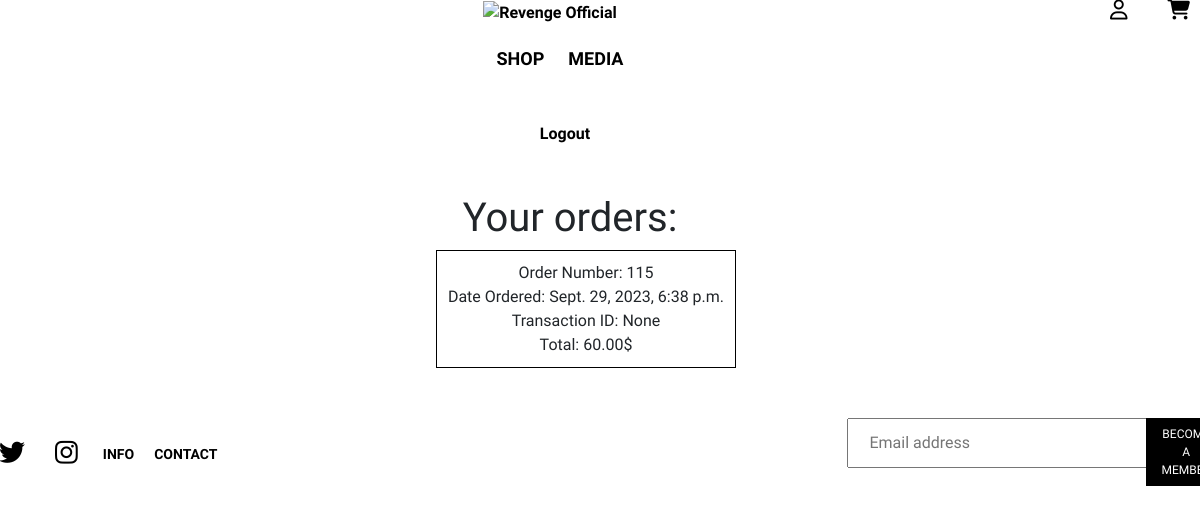
Before: /account/ (signed in) with the older database file.
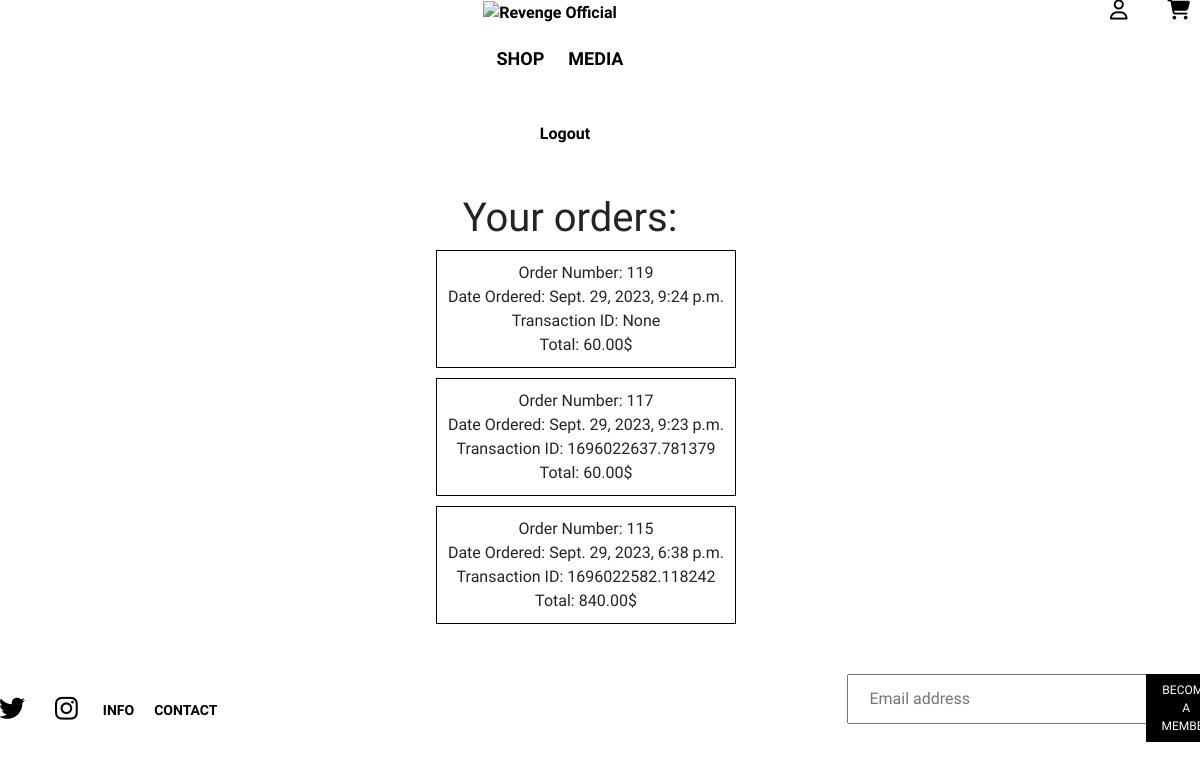
After: the same page with the newer database file.
### store/models.py (models this page shows, shortened)
class Order(models.Model):
   customer= models.ForeignKey(Customer, on_delete=models.SET_NULL, null=True, blank=True)
   date_ordered = models.DateTimeField(auto_now_add=True)
   complete =  models.BooleanField(default=False)
   transaction_id = models.CharField(max_length=100, null=True)
   @property
   def get_cart_total(self):
      orderitems = self.orderitem_set.all()
      total = sum([item.get_total for item in orderitems])
      return total

class OrderItem(models.Model):
   item = models.ForeignKey(ItemVariant, on_delete=models.SET_NULL, null=True, blank=True)
   order = models.ForeignKey(Order, on_delete=models.SET_NULL, null=True, blank=True)
   quantity = models.IntegerField(default=0, null=True, blank=True)
   date_added = models.DateTimeField(auto_now_add=True)
   @property
   def get_total(self):
      total = self.item.price * self.quantity
      return total

class ItemVariant(models.Model):
   SIZE_CHOICES = [
    ("SMALL", "SMALL"),
    ("MEDIUM", "MEDIUM"),
     ("LARGE", "LARGE"),
    ("XLARGE", "XLARGE"),
    ("XXLARGE", "XXLARGE"),
    ("OS","OS")
   ]
   item = models.ForeignKey(Item, on_delete=models.CASCADE)
   size=models.CharField(max_length=7, choices=SIZE_CHOICES,default="OS" ,blank=True, null=True)
   image=models.ImageField(upload_to="images", null=True,default="default.jpg")
   name = models.CharField(max_length=50, default="None")
   price = models.DecimalField(max_digits=7, decimal_places=2, default=60)

### store/views.py (the view)
# urls.py: path('account/', views.Account.as_view(), name="account"),
class Account(View):
    def get(self, request):
        user = request.user
        newsletter_form = NewsletterForm()
        orders = Order.objects.filter(customer__user=user).order_by('-date_ordered')
        context = {'orders': orders, 'newsletter_form': newsletter_form}
        return render(request, "store/account.html", context)

### store/forms.py
class NewsletterForm(forms.Form):
  email=forms.EmailField()

### store/templates/store/account.html
{% extends 'store/main.html' %}
{% load static %}
{% block style %}
<link rel="stylesheet" href="{% static 'css/none_page_marker.css' %}">
<link rel="stylesheet" href="{% static 'css/account.css' %}">
{% endblock %}
{% block content %}
<div>
  <div id="logout">
    <a href="{% url 'logout' %}" class="shipping-text">Logout</a>
  </div>
  <br>
  <br>
  <div id="order-container">
    <h1>Your orders:</h1>
    <ul>
    {% for order in orders %}
    <li id="orders">
      <p>Order Number: {{ order.id }}</p>
      <p>Date Ordered: {{ order.date_ordered }}</p>
      <p>Transaction ID: {{ order.transaction_id }}</p>
      <p>Total: {{ order.get_cart_total }}$</p>
    </li>
    {% endfor %}
    </ul>
  </div>
</div>
{% endblock %}

Changed rows visible on the page:
added Order: id "119", date_ordered "Sept. 29, 2023, 9:24 p.m.", transaction_id "None", get_cart_total "60.00"
added Order: id "117", date_ordered "Sept. 29, 2023, 9:23 p.m.", transaction_id "1696022637.781379", get_cart_total "60.00"
changed Order "Sept. 29, 2023, 6:38 p.m.": transaction_id "None" → "1696022582.118242"; get_cart_total "60.00" → "840.00"
